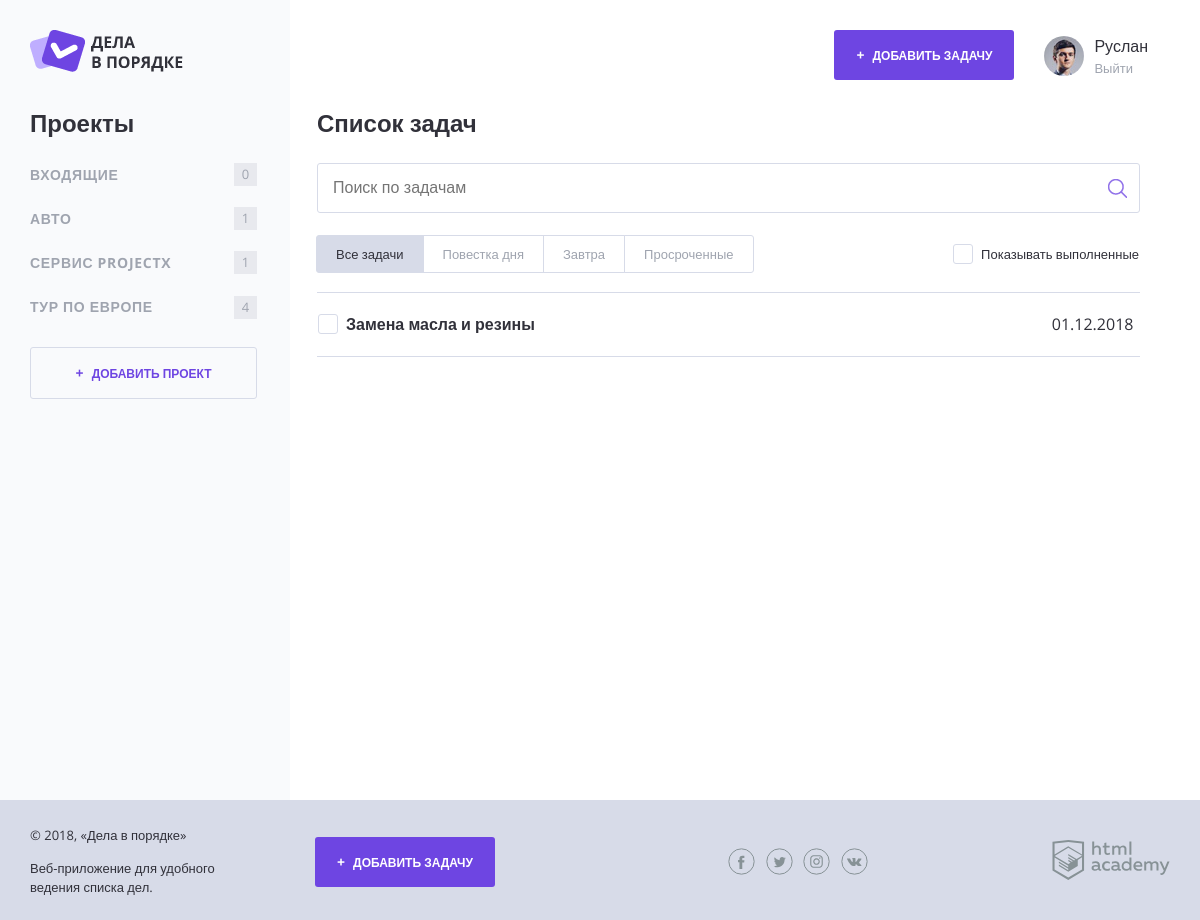
The page /index.php?category_id=5 (signed in) on the database its author committed.
### tables this page shows
CREATE TABLE categories (
  id          INT         AUTO_INCREMENT,
  name        CHAR(64)   NOT NULL,
  creator_id  INT         NOT NULL,

  PRIMARY KEY (id),
  INDEX (creator_id)
);

CREATE TABLE tasks (
  id                   INT          AUTO_INCREMENT,
  name                 CHAR(255)    NOT NULL,
  category_id          INT          DEFAULT NULL,
  creator_id           INT          NOT NULL,
  creation             DATETIME     NOT NULL DEFAULT CURRENT_TIMESTAMP,
  deadline             DATETIME     DEFAULT NULL,
  attachment_label     CHAR(255)    DEFAULT NULL,
  attachment_filename  CHAR(255)    DEFAULT NULL,
  is_complete          TINYINT(1)   NOT NULL DEFAULT 0,  

  PRIMARY KEY (id),
  FULLTEXT INDEX (name),
  INDEX (category_id),
  INDEX (creator_id),
  INDEX (deadline)
);

### utils.php (called while the page is built, shortened)
<?php
  function fillView($viewFilename, $data = []) {
    $viewPath = VIEWS_DIRECTORY_PATH.$viewFilename;
    $view = '';
    if (is_readable($viewPath)) {
      extract($data);
      require_once($viewPath);
      $view = ob_get_clean();
    }
    return $view;
  }
  function shouldHighlightTask($datetime) {
    $deadlineDate = date('d.m.Y', strtotime($datetime));
    $currentDate = date('d.m.Y', time());
    return $deadlineDate === $currentDate;
  }
  function getEuropeanDateFormat($datetime) {
    return date('d.m.Y', strtotime($datetime));
  }
  function filterCategoryTasks($selectedCategoryID, $tasks) {
    return array_filter($tasks, function($taskData) use ($selectedCategoryID) {
      return $taskData['category_id'] === $selectedCategoryID;
    });
  }

### model-workers.php (called while the page is built, shortened)
<?php
  require_once('./utils.php');
  function getCategories($databaseConnection, $userID) {
    $requestString = "SELECT id, name
                      FROM categories
                      WHERE creator_id = {$userID}";
    return downloadData($databaseConnection, $requestString);
  }
  function getTasks($databaseConnection, $userID) {
    $requestString = "SELECT id,
                              name,
                              category_id,
                              deadline,
                              attachment_label,
                              attachment_filename,
                              is_complete
                      FROM tasks
                      WHERE creator_id = {$userID}";
    return downloadData($databaseConnection, $requestString);
  }
  function downloadData($databaseConnection, $requestString, $parseMethod = PARSE_DATA_ALL) {
    $receivedData = $databaseConnection->query($requestString);
    switch ($parseMethod) {
      case PARSE_DATA_ALL:
        $adaptedData = $receivedData->fetch_all(MYSQLI_ASSOC);
        break;
    }
    $adaptedData = $adaptedData ? convertArrayStringsToNumbers($adaptedData) : [];
    return $adaptedData;
  }

### templates/sidebar-categories.php (the view)
<section class="content__side">
  <h2 class="content__side-heading">Проекты</h2>
  <nav class="main-navigation">
    <ul class="main-navigation__list">
      <?php foreach ($categories as $categoryData): ?>
        <li class="main-navigation__list-item">
          <a class="main-navigation__list-item-link" href="index.php?category_id=<?= $categoryData['id']; ?>">
            <?= strip_tags($categoryData['name']); ?>
          </a>
          <span class="main-navigation__list-item-count">
            <?= $categoryData['active_tasks']; ?>
          </span>
        </li>
      <?php endforeach; ?>
    </ul>
  </nav>
  <a class="button button--transparent button--plus content__side-button"
      href="add-category.php">
    Добавить проект
  </a>
</section>

### templates/content-index.php (shortened to what this page needs)
<main class="content__main">
  <h2 class="content__main-heading">Список задач</h2>
  <form class="search-form" action="index.php" method="get">
    <input class="search-form__input" type="text" name="search_query" placeholder="Поиск по задачам" value="">
    <input class="search-form__submit" type="submit" value="Искать">
  </form>
  <div class="tasks-controls">
    <nav class="tasks-switch">
      <?php
        $filterToTitle = [
          'all' => 'Все задачи',
          'today' => 'Повестка дня',
          'tomorrow' => 'Завтра',
          'expired' => 'Просроченные'
        ];
        foreach ($filterToTitle as $filter => $title) {
          $currentQueryParameters = [];
          if (isset($_GET['category_id'])) {
            $currentQueryParameters['category_id'] = $_GET['category_id'];
          }
          $currentQueryParameters['filter'] = $filter;
      ?>
          <a class="tasks-switch__item
                    <?= $_SESSION['tasks_filter'] === $filter ? 'tasks-switch__item--active' : ''; ?>"
              href="index.php?<?= http_build_query($currentQueryParameters); ?>">
            <?= $title; ?>
          </a>
        <?php } ?>
    </nav>
    <label class="checkbox">
      <span class="checkbox__text">Показывать выполненные</span>
    </label>
  </div>
  <table class="tasks">
    <?php
      foreach ($tasks as $taskData):
        if (!$taskData['is_complete'] || $_SESSION['show_completed_tasks']):
    ?>
          <tr class="tasks__item task
                    <?= shouldHighlightTask($taskData['deadline']) ? 'task--important' : ''; ?>
                    <?= $taskData['is_complete'] ? 'task--completed' : ''; ?>">
            <td class="task__select">
              <label class="checkbox task__checkbox">
                <span class="checkbox__text"><?= strip_tags($taskData['name']); ?></span>
              </label>
            </td>
            <td class="task__file">
            </td>
            <td class="task__date"><?= getEuropeanDateFormat($taskData['deadline']); ?></td>
          </tr>
    <?php
        endif;
      endforeach;
    ?>
  </table>
</main>

### css/style.css (style rules this page uses)
html, body { height: 100%; word-wrap: break-word; overflow-wrap: break-word; word-break: break-word; }
body { position: relative; min-width: 1180px; font-size: 16px; font-family: "OpenSans", sans-serif; color: #31313a; }
a { text-decoration: none; }
.button { display: inline-block; width: 180px; padding: 17px 0; font-weight: 700; font-size: 12px; text-align: center; color: #ffffff; text-transform: uppercase; text-decoration: none; background-color: #6e45e2; border: 0; border-radius: 3px; }
.button--plus::before { content: "+"; margin-right: 5px; font-size: 14px; }
.button--transparent { color: #6e45e2; border: 1px solid #d7dbe8; }
.button--transparent, .button--transparent:hover, .button--transparent:focus, .button--transparent:active { background-color: transparent; }
.content__side { width: 260px; }
.content__side-heading { margin: 0; margin-bottom: 15px; }
.content__side-button { width: 225px; }
.main-navigation { margin-bottom: 18px; }
.main-navigation__list { margin: 0 0 0 -8px; padding: 0; list-style: none; }
.main-navigation__list-item { display: flex; align-items: center; font-size: 14px; color: #9fa4af; text-transform: uppercase; }
.main-navigation__list-item-link { flex-grow: 1; padding: 14px 8px; font-weight: bold; color: inherit; text-decoration: none; letter-spacing: 0.05em; }
.main-navigation__list-item-count { display: inline-block; min-width: 19px; min-height: 19px; margin-right: 33px; padding: 2px; font-size: 13px; line-height: 18px; text-align: center; background-color: #e8e9ee; }
.content__main { flex-grow: 1; padding: 0 30px 0 27px; }
.content__main-heading { margin: 0; margin-bottom: 25px; }
.search-form { position: relative; margin-bottom: 23px; }
.search-form__input { box-sizing: border-box; width: 100%; padding: 15px; border: 1px solid #d7dbe8; border-radius: 3px; }
.search-form__submit { position: absolute; top: 11px; right: 8px; width: 30px; height: 30px; font-size: 0; background: transparent url("../img/search.png") no-repeat 50% 50%; border: 0; }
.tasks-controls { display: flex; justify-content: space-between; align-items: center; margin-bottom: 19px; font-size: 13px; }
.tasks-controls .checkbox .checkbox__text { padding-top: 3px; padding-bottom: 3px; }
.tasks-switch { display: inline-flex; flex-wrap: nowrap; font-size: 13px; }
.tasks-switch__item:first-child { border-top-left-radius: 3px; border-bottom-left-radius: 3px; }
.tasks-switch__item:last-child { border-top-right-radius: 3px; border-bottom-right-radius: 3px; }
.tasks-switch__item { position: relative; display: flex; margin: -1px 0 0 -1px; padding: 9px 19px; line-height: 1.4; color: #9fa4af; white-space: nowrap; background-color: #ffffff; border: 1px solid #d7dbe8; }
.tasks-switch__item--active { color: #31313a; background-color: #d7dbe8; border-color: #d7dbe8; }
.checkbox { position: relative; display: inline-block; vertical-align: top; border: 1px solid transparent; }
.checkbox__text { position: relative; display: block; padding: 1px 0 1px 28px; }
.checkbox__text::before { content: ""; position: absolute; top: 0; left: 0; width: 18px; height: 18px; border: 1px solid #d7dbe8; border-radius: 3px; }
.checkbox__text::after { content: ""; position: absolute; top: 5px; left: 5px; display: none; width: 10px; height: 5px; border-bottom: 1px solid #7f5be5; border-left: 1px solid #7f5be5; transform: rotate(-50deg); }
.tasks { width: 100%; border-collapse: collapse; }
.tasks__item:first-child td { border-top: 1px solid #d7dbe8; }
.tasks__item td { padding: 20px 0; border-bottom: 1px solid #d7dbe8; }
.task__checkbox .checkbox__input + .checkbox__text { font-weight: bold; }
.task__select { position: relative; width: 476px; }
.task__file { width: 190px; }
.task__date { width: 80px; }

### rows shown on the page
categories: name "АВТО", active_tasks "1"
categories: name "СЕРВИС PROJECTX", active_tasks "1"
categories: name "ТУР ПО ЕВРОПЕ", active_tasks "4"
tasks: name "Замена масла и резины", deadline "01.12.2018"

### other values the page prints
controlStringLength($_SESSION['user']['name'], 23) "Руслан"
strip_tags($categoryData['name']) "ВХОДЯЩИЕ"
$categoryData['active_tasks'] "0"
$title "Все задачи"
$title "Повестка дня"
$title "Завтра"
$title "Просроченные"
